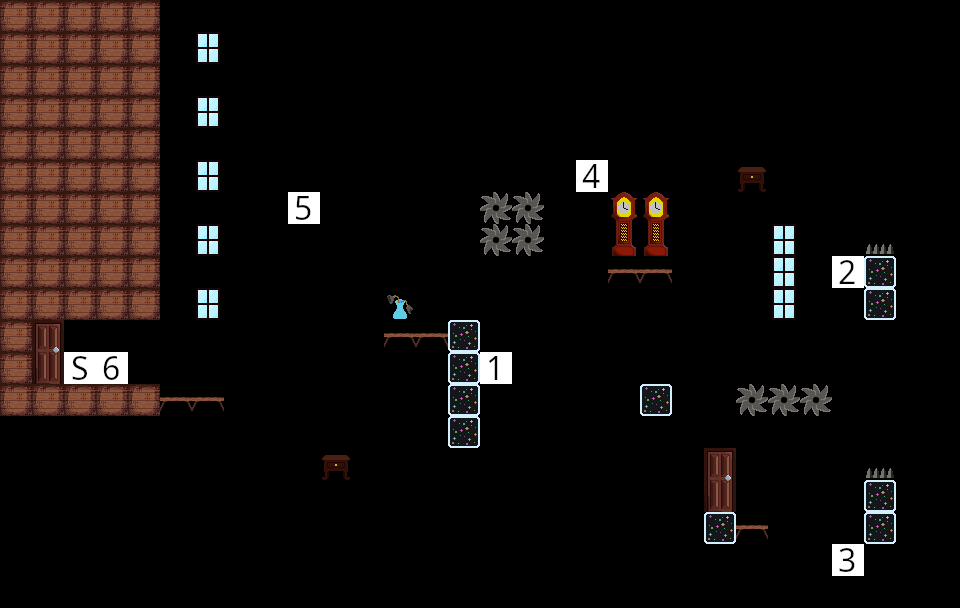

This is a level from a 2D game, rendered from its Tiled map with the project's own tilesets. A one-line summary and the complete map file follow:
An orthogonal 30x19 tile map with 32x32 px tiles, 1 tile layer (Tile Layer 1).

<map version="1.10" tiledversion="1.10.2" orientation="orthogonal" renderorder="right-down" width="30" height="19" tilewidth="32" tileheight="32" infinite="0" nextlayerid="2" nextobjectid="1">
 <editorsettings>
  <export target="../assets/levels/bonus/Intro.csv" format="csv" />
 </editorsettings>
 <tileset firstgid="1" source="tiles.tsx" />
 <layer id="1" name="Tile Layer 1" width="30" height="19">
  <data encoding="csv">
2,2,2,2,2,0,0,0,7,7,7,7,7,7,7,7,7,7,7,7,7,7,7,7,7,7,7,7,7,7,
2,2,2,2,2,0,23,0,7,7,7,7,7,7,7,7,7,7,7,7,7,7,7,7,7,7,7,7,7,7,
2,2,2,2,2,0,0,0,7,7,7,7,7,7,7,7,7,7,7,7,7,7,7,7,7,7,7,7,7,7,
2,2,2,2,2,0,23,0,7,7,7,7,7,7,7,7,7,7,7,7,7,7,7,7,7,7,7,7,7,7,
2,2,2,2,2,0,0,0,7,7,7,7,0,0,7,7,7,7,7,7,7,7,7,7,7,7,7,7,7,7,
2,2,2,2,2,0,23,0,7,7,0,7,7,7,7,7,7,7,104,7,7,7,7,21,7,7,7,7,7,7,
2,2,2,2,2,0,0,0,7,105,7,7,7,7,7,4,4,7,7,7,7,7,7,7,7,7,7,7,7,7,
2,2,2,2,2,0,23,0,7,7,7,7,7,7,7,4,4,7,7,25,25,7,7,7,23,7,7,5,7,7,
2,2,2,2,2,0,0,0,7,7,7,7,7,7,7,7,7,7,7,26,26,7,7,7,23,7,102,27,7,7,
2,2,2,2,2,0,23,0,7,7,7,7,22,7,7,7,7,7,7,7,7,7,7,7,23,7,7,27,7,7,
2,0,0,0,0,0,0,7,7,7,7,7,26,26,27,7,7,7,7,7,7,7,7,7,7,7,7,7,7,7,
2,24,6,106,0,0,7,7,7,7,7,7,7,7,27,101,7,7,7,7,7,7,7,7,7,7,7,7,7,7,
2,2,2,2,2,3,26,7,7,7,7,7,7,7,27,7,7,7,7,7,27,7,7,4,4,4,7,7,7,7,
0,0,0,0,7,7,7,7,7,7,7,7,7,7,27,7,7,7,7,7,7,7,7,7,7,7,7,7,7,7,
0,7,7,7,7,7,7,7,7,7,21,7,7,7,7,7,7,7,7,7,7,7,7,7,7,7,7,5,7,7,
7,7,7,7,7,7,0,7,7,7,7,7,7,7,7,7,7,7,7,7,7,7,24,7,7,7,7,27,7,7,
7,0,7,7,7,7,7,7,7,7,7,7,7,7,7,7,7,7,7,7,7,7,27,26,7,7,7,27,7,7,
7,0,7,7,7,7,7,7,7,7,7,7,7,7,7,7,7,7,7,7,7,7,7,7,7,7,103,7,7,7,
7,7,7,7,7,7,7,7,7,7,7,7,7,7,7,7,7,7,7,7,7,7,7,7,7,7,7,7,7,7
</data>
 </layer>
</map>
